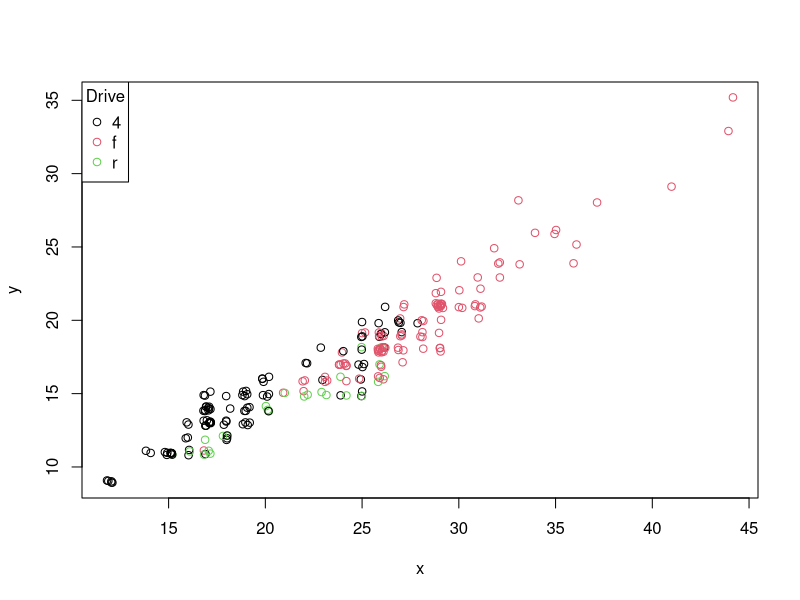
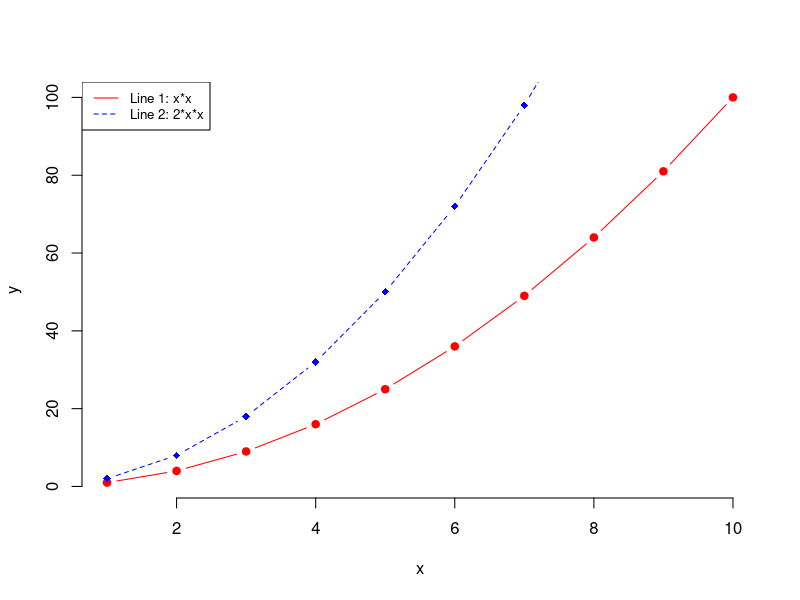
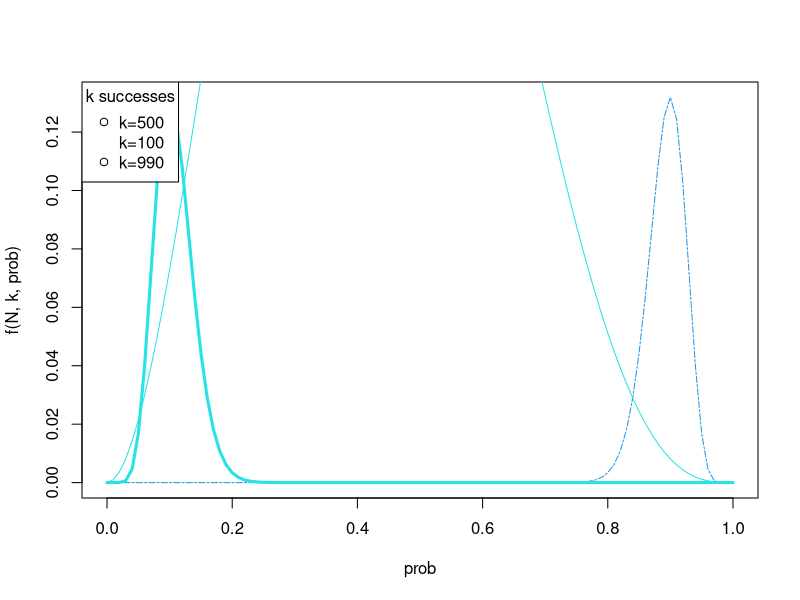

These figures' R source, in order:
## ---- chunk 1
data(mpg, package = "ggplot2")
str(mpg)
x <- jitter(mpg$hwy)
y <- jitter(mpg$cty)
z <- factor(mpg$drv)
plot(x, y, col = z)
legend("topleft", legend = levels(z), col = 1:nlevels(z), pch = 1, title = "Drive")
## ---- chunk 2
# Create some variables
x <- 1:10
y1 <- x*x
y2  <- 2*y1

# Gives first line
plot(x, y1, type = "b", frame = FALSE, pch = 19, 
     col = "red", xlab = "x", ylab = "y")

# Add a second line
lines(x, y2, pch = 18, col = "blue", type = "b", lty = 2)
# Add a legend to the plot
legend("topleft", legend=c("Line 1: x*x", "Line 2: 2*x*x"),
       col=c("red", "blue"), lty = 1:2, cex=0.8)
## ---- chunk 3
f <- function(size=N, k, prob){
  dbinom(x=k,
         size=N,
         prob=prob)
}

N=100
k=90
prop=.5

##
## dbinom(x=c(500), size=N, prob=c(.1, .5))
  
##  Try lty=2,3,4....  "line type"
##  Fix N, and vary k.   Each k adds new curve.
curve(f(N, k, prob), 
      from = 0,
      to = 1,
      col =4, 
      lwd = 1,
      lty = 12, 
      xname = "prob"
)

k=10
curve(f(N, k, prob), 
      from = 0,
      to = 1,
      col =3, 
      lwd = 1,
      lty = 1,
      xname = "prob",
      add = T
)

curve(f(N, k, prob), 
      from = 0,
      to = 1,
      col =5, 
      lwd = 3,
      xname = "prob",
      add = T
)
N=5
k=2
curve(f(N, k, prob), 
      from = 0,
      to = 1,
      col =5, 
      lwd = 1,
      xname = "prob",
      add = T
)



z = c("k=500", "k=100", "k=990") 
levels(z)
legend("topleft", legend = z, col = 1:nlevels(z), pch = 1, title = "k successes")
